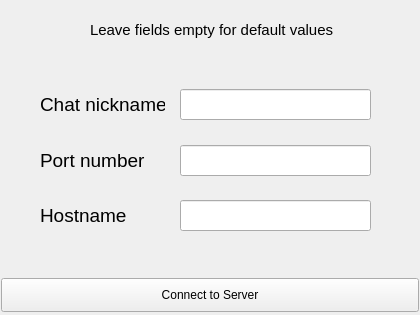
<?xml version="1.0" encoding="UTF-8"?>
<ui version="4.0">
 <class>Form</class>
 <widget class="QWidget" name="Form">
  <property name="geometry">
   <rect>
    <x>0</x>
    <y>0</y>
    <width>420</width>
    <height>315</height>
   </rect>
  </property>
  <property name="minimumSize">
   <size>
    <width>420</width>
    <height>315</height>
   </size>
  </property>
  <property name="maximumSize">
   <size>
    <width>420</width>
    <height>315</height>
   </size>
  </property>
  <property name="windowTitle">
   <string>Form</string>
  </property>
  <widget class="QPushButton" name="connectButton">
   <property name="geometry">
    <rect>
     <x>1</x>
     <y>278</y>
     <width>418</width>
     <height>34</height>
    </rect>
   </property>
   <property name="text">
    <string>Connect to Server</string>
   </property>
  </widget>
  <widget class="QLabel" name="InfoLabel">
   <property name="geometry">
    <rect>
     <x>90</x>
     <y>20</y>
     <width>251</width>
     <height>20</height>
    </rect>
   </property>
   <property name="font">
    <font>
     <pointsize>11</pointsize>
    </font>
   </property>
   <property name="text">
    <string>Leave fields empty for default values</string>
   </property>
  </widget>
  <widget class="QLabel" name="lblNickname">
   <property name="geometry">
    <rect>
     <x>40</x>
     <y>89</y>
     <width>125</width>
     <height>31</height>
    </rect>
   </property>
   <property name="font">
    <font>
     <pointsize>14</pointsize>
    </font>
   </property>
   <property name="text">
    <string>Chat nickname</string>
   </property>
  </widget>
  <widget class="QLabel" name="lblPortNo">
   <property name="geometry">
    <rect>
     <x>40</x>
     <y>145</y>
     <width>125</width>
     <height>31</height>
    </rect>
   </property>
   <property name="font">
    <font>
     <pointsize>14</pointsize>
    </font>
   </property>
   <property name="text">
    <string>Port number</string>
   </property>
  </widget>
  <widget class="QLineEdit" name="nicknameField">
   <property name="geometry">
    <rect>
     <x>180</x>
     <y>89</y>
     <width>191</width>
     <height>31</height>
    </rect>
   </property>
   <property name="font">
    <font>
     <pointsize>12</pointsize>
    </font>
   </property>
  </widget>
  <widget class="QLineEdit" name="portNoField">
   <property name="geometry">
    <rect>
     <x>180</x>
     <y>145</y>
     <width>191</width>
     <height>31</height>
    </rect>
   </property>
   <property name="font">
    <font>
     <pointsize>12</pointsize>
    </font>
   </property>
   <property name="inputMethodHints">
    <set>Qt::ImhDigitsOnly</set>
   </property>
  </widget>
  <widget class="QLineEdit" name="hostnameField">
   <property name="geometry">
    <rect>
     <x>180</x>
     <y>200</y>
     <width>191</width>
     <height>31</height>
    </rect>
   </property>
   <property name="font">
    <font>
     <pointsize>12</pointsize>
    </font>
   </property>
   <property name="inputMethodHints">
    <set>Qt::ImhNone</set>
   </property>
   <property name="text">
    <string/>
   </property>
  </widget>
  <widget class="QLabel" name="lblHostname">
   <property name="geometry">
    <rect>
     <x>40</x>
     <y>200</y>
     <width>125</width>
     <height>31</height>
    </rect>
   </property>
   <property name="font">
    <font>
     <pointsize>14</pointsize>
    </font>
   </property>
   <property name="text">
    <string>Hostname</string>
   </property>
  </widget>
 </widget>
 <resources/>
 <connections/>
</ui>
